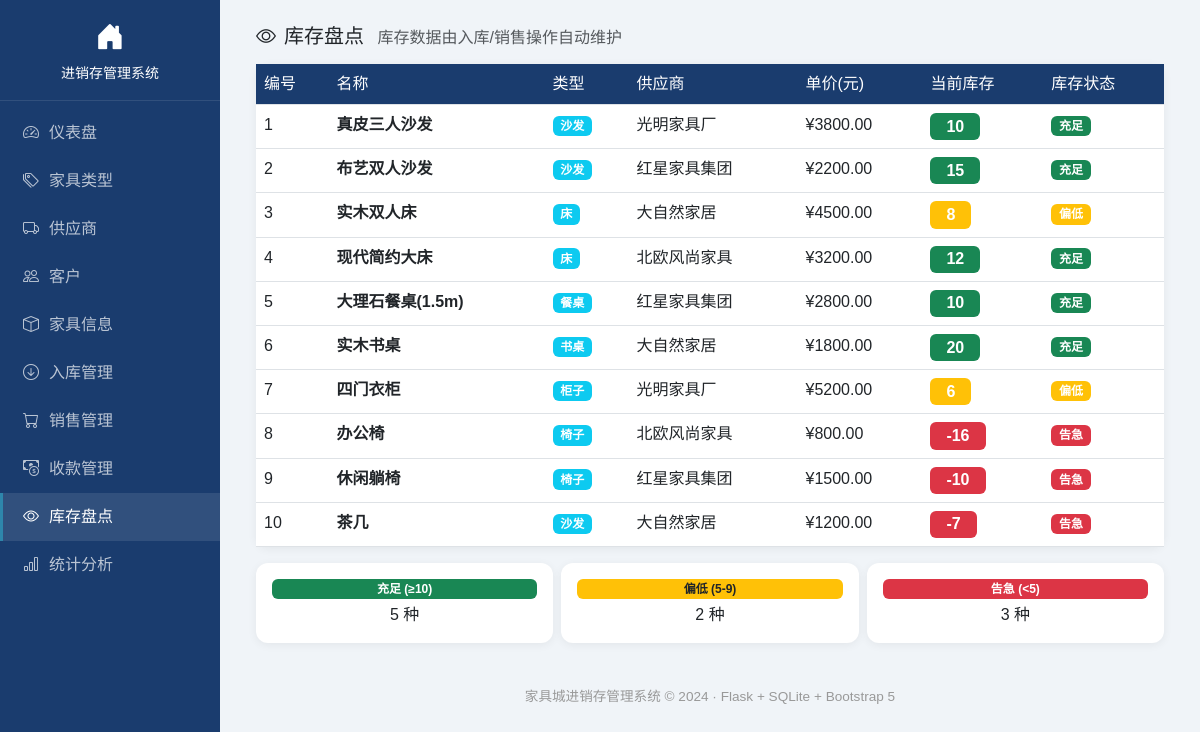
The app's page /stock with its own data.
### tables this page shows
CREATE TABLE Furniture (
            FurnitureID   INTEGER PRIMARY KEY AUTOINCREMENT,
            FurnitureName TEXT NOT NULL,
            CategoryID    INTEGER NOT NULL REFERENCES FurnitureCategory(CategoryID),
            SupplierID    INTEGER NOT NULL REFERENCES Supplier(SupplierID),
            UnitPrice     REAL NOT NULL,
            Stock         INTEGER NOT NULL DEFAULT 0,
            Description   TEXT
        );

CREATE TABLE FurnitureCategory (
            CategoryID   INTEGER PRIMARY KEY AUTOINCREMENT,
            CategoryName TEXT NOT NULL UNIQUE,
            Description  TEXT
        );

CREATE TABLE Supplier (
            SupplierID    INTEGER PRIMARY KEY AUTOINCREMENT,
            SupplierName  TEXT NOT NULL,
            ContactPerson TEXT,
            Phone         TEXT NOT NULL,
            Address       TEXT,
            Email         TEXT
        );

### app.py (the view)
@app.route("/stock")
def stock_view():
    conn = get_db()
    rows = conn.execute("""
        SELECT f.*, c.CategoryName, s.SupplierName
        FROM Furniture f
        JOIN FurnitureCategory c ON f.CategoryID = c.CategoryID
        JOIN Supplier s ON f.SupplierID = s.SupplierID
        ORDER BY f.FurnitureID
    """).fetchall()
    conn.close()
    return render_template("stock.html", rows=rows)

### app.py (called while the page is built)
def get_db():
    conn = sqlite3.connect(DB_PATH)
    conn.row_factory = sqlite3.Row
    conn.execute("PRAGMA foreign_keys = ON")  # 启用外键约束
    return conn

### templates/stock.html (shortened to what this page needs)
{% extends "base.html" %}
{% block content %}
<div class="d-flex justify-content-between align-items-center mb-3">
    <h5 class="mb-0"><i class="bi bi-eye me-2"></i>库存盘点
        <small class="text-muted fs-6 ms-2">库存数据由入库/销售操作自动维护</small></h5>
</div>
<div class="card"><div class="card-body p-0">
    <div class="table-responsive">
    <table class="table table-hover mb-0">
        <thead><tr><th>编号</th><th>名称</th><th>类型</th><th>供应商</th><th>单价(元)</th><th>当前库存</th><th>库存状态</th></tr></thead>
        <tbody>
            {% for r in rows %}
            {% set status = '充足' if r.Stock >= 10 else ('偏低' if r.Stock >= 5 else '告急') %}
            {% set color = 'success' if r.Stock >= 10 else ('warning' if r.Stock >= 5 else 'danger') %}
            <tr>
                <td>{{ r.FurnitureID }}</td><td class="fw-bold">{{ r.FurnitureName }}</td>
                <td><span class="badge bg-info">{{ r.CategoryName }}</span></td>
                <td>{{ r.SupplierName }}</td>
                <td>¥{{ "%.2f"|format(r.UnitPrice) }}</td>
                <td><span class="badge bg-{{ color }} fs-6 px-3">{{ r.Stock }}</span></td>
                <td><span class="badge bg-{{ color }}">{{ status }}</span></td>
            </tr>
            {% endfor %}
        </tbody>
    </table>
    </div>
</div></div>
<div class="row g-2 mt-2">
    <div class="col-md-4"><div class="card p-3 text-center">
        <span class="badge bg-success mb-1">充足 (≥10)</span>
        {{ rows|selectattr('Stock', 'ge', 10)|list|length }} 种
    </div></div>
    <div class="col-md-4"><div class="card p-3 text-center">
        <span class="badge bg-warning text-dark mb-1">偏低 (5-9)</span>
        {{ rows|selectattr('Stock', 'ge', 5)|selectattr('Stock', 'lt', 10)|list|length }} 种
    </div></div>
    <div class="col-md-4"><div class="card p-3 text-center">
        <span class="badge bg-danger mb-1">告急 (&lt;5)</span>
        {{ rows|selectattr('Stock', 'lt', 5)|list|length }} 种
    </div></div>
</div>
{% endblock %}

### templates/base.html (style rules this page uses)
body { background: #f0f4f8; font-family: "Microsoft YaHei", sans-serif; }
.card { border: none; border-radius: 12px; box-shadow: 0 2px 10px rgba(0,0,0,.06); }
.table th { background: #1a3c6e; color: #fff; font-weight: 500; white-space: nowrap; }

### records on screen
Furniture: FurnitureID "1", FurnitureName "真皮三人沙发", CategoryName "沙发", SupplierName "光明家具厂", UnitPrice "3800.00", Stock "10", status "充足"
Furniture: FurnitureID "2", FurnitureName "布艺双人沙发", CategoryName "沙发", SupplierName "红星家具集团", UnitPrice "2200.00", Stock "15", status "充足"
Furniture: FurnitureID "3", FurnitureName "实木双人床", CategoryName "床", SupplierName "大自然家居", UnitPrice "4500.00", Stock "8", status "偏低"
Furniture: FurnitureID "4", FurnitureName "现代简约大床", CategoryName "床", SupplierName "北欧风尚家具", UnitPrice "3200.00", Stock "12", status "充足"
Furniture: FurnitureID "5", FurnitureName "大理石餐桌(1.5m)", CategoryName "餐桌", SupplierName "红星家具集团", UnitPrice "2800.00", Stock "10", status "充足"
Furniture: FurnitureID "6", FurnitureName "实木书桌", CategoryName "书桌", SupplierName "大自然家居", UnitPrice "1800.00", Stock "20", status "充足"
Furniture: FurnitureID "7", FurnitureName "四门衣柜", CategoryName "柜子", SupplierName "光明家具厂", UnitPrice "5200.00", Stock "6", status "偏低"
Furniture: FurnitureID "8", FurnitureName "办公椅", CategoryName "椅子", SupplierName "北欧风尚家具", UnitPrice "800.00", Stock "-16", status "告急"
Furniture: FurnitureID "9", FurnitureName "休闲躺椅", CategoryName "椅子", SupplierName "红星家具集团", UnitPrice "1500.00", Stock "-10", status "告急"
Furniture: FurnitureID "10", FurnitureName "茶几", CategoryName "沙发", SupplierName "大自然家居", UnitPrice "1200.00", Stock "-7", status "告急"

### other values on screen
{{ rows|selectattr('Stock', 'ge', 10)|list|length }} "5"
{{ rows|selectattr('Stock', 'lt', 5)|list|length }} "3"
